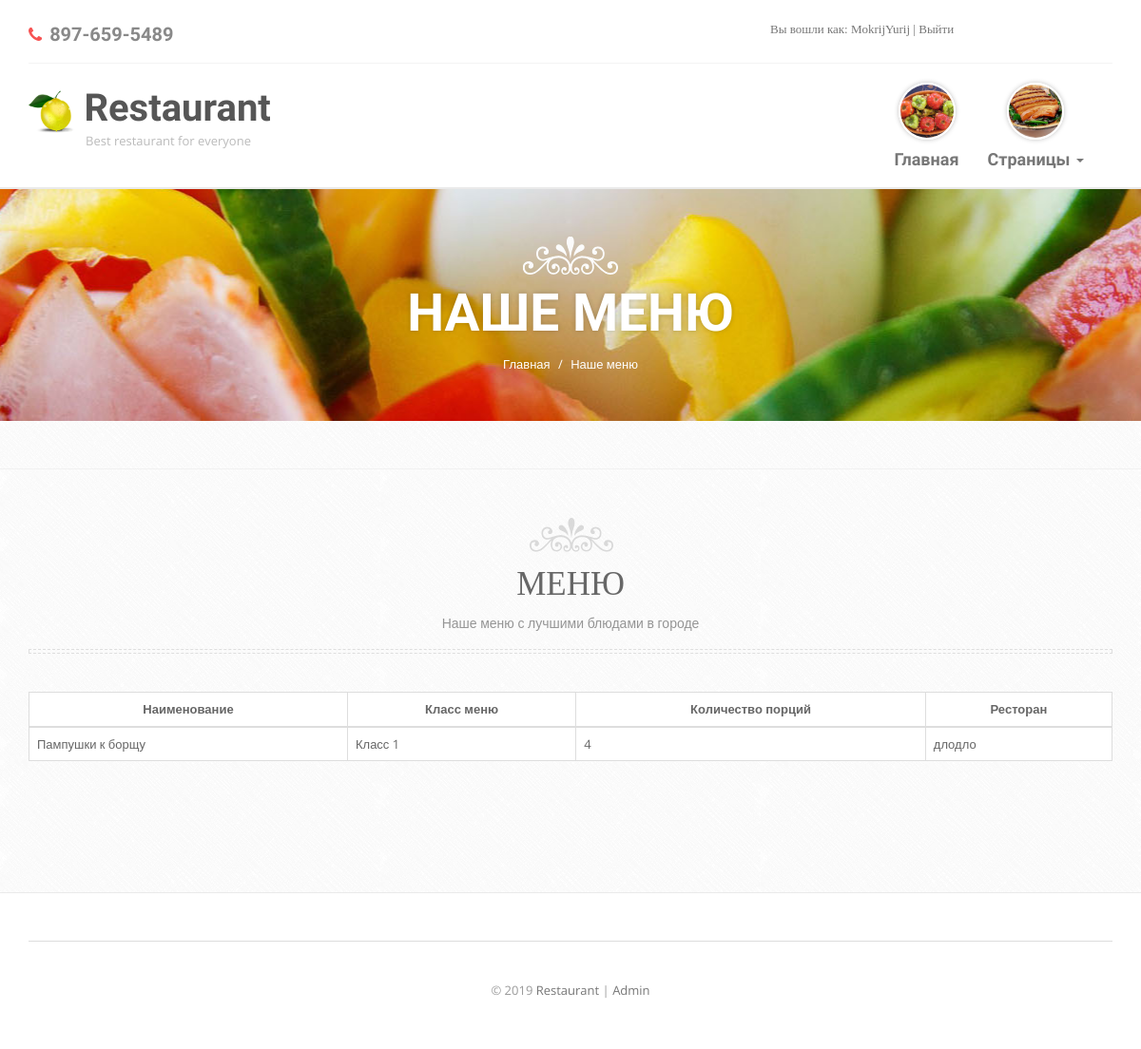
Page /menu.php (signed in) on the committed database.
### tables this page shows
CREATE TABLE `menu` (
  `id_item` int(11) NOT NULL,
  `del_title` varchar(100) DEFAULT NULL,
  `class_menu` varchar(100) DEFAULT NULL,
  `number_peace_menu` int(11) DEFAULT NULL,
  `restorans_id_restoran` int(11) NOT NULL
);

CREATE TABLE `restorans` (
  `id_restoran` int(11) NOT NULL,
  `number_phone_restoran` varchar(10) NOT NULL,
  `email` char(100) NOT NULL,
  `address` varchar(100) NOT NULL,
  `description` text DEFAULT NULL,
  `resto_title` varchar(145) NOT NULL
);

### Dbsettings.php (called while the page is built)
<?php
$host     = '127.0.0.1';
$user     = 'root';
$password = '';
$db_name  = 'restaurant';

### DB.php (called while the page is built, shortened)
<?php
class DB
{
    protected $connetion;
    public function __construct($host, $user, $password, $db_name)
    {
        $this->connetion = new mysqli($host, $user, $password, $db_name);
    }
    public function query($sql)
    {
        $result = $this->connetion->query($sql);
        if (is_bool($result)) {
            return $result;
        }
        $data = array();
        while ($row = mysqli_fetch_assoc($result)) {
            $data[] = $row;
        }
        return $data;
    }
}

### public/menu.php (the view, shortened to what this page needs)
<?php
$title = "Наше меню";
require_once('../Dbsettings.php');
require_once('../DB.php');
include_once('header.php');
?>
    <div class="banner padd">
        <div class="container">
            <img class="img-responsive" src="img/crown-white.png" alt=""/>
            <h2 class="white"><?= $title ?></h2>
            <ol class="breadcrumb">
                <li><a href="index.php">Главная</a></li>
                <li class="active"><?= $title ?></li>
            </ol>
        </div>
    </div>
    <div class="inner-page padd">
        <div class="menu padd">
            <div class="container">
                <div class="default-heading">
                    <img class="img-responsive" src="img/crown.png" alt=""/>
                    <h2>Меню</h2>
                    <p>Наше меню с лучшими блюдами в городе</p>
                    <div class="border"></div>
                </div>
                <table class="table table-bordered table-hover">
                    <thead>
                    <tr>
                        <th scope="col" class="text-center">Наименование</th>
                        <th scope="col" class="text-center">Класс меню</th>
                        <th scope="col" class="text-center">Количество порций</th>
                        <th scope="col" class="text-center">Ресторан</th>
                    </tr>
                    </thead>
                    <tbody>
                    <?php
                    try {
                    $db = new DB($host, $user, $password, $db_name);
                    $menu = $db->query("SELECT * FROM menu, restorans WHERE menu.restorans_id_restoran = restorans.id_restoran");
                    foreach ($menu as $menuitem) {
                        ?>
                        <tr>
                            <td><?php echo $menuitem["del_title"]; ?></td>
                            <td><?php echo $menuitem["class_menu"]; ?></td>
                            <td><?php echo $menuitem["number_peace_menu"]; ?></td>
                            <td><?php echo $menuitem["resto_title"]; ?></td>
                        </tr>
                    <?php }
                    ?>
                    </tbody>
                </table>
                <?php
                } catch
                (Exception $e) {
                    echo $e->getMessage() . ':(';
                }
                ?>
            </div>
        </div>
    </div>
<?php include_once('footer.php'); ?>

### public/css/less-style.css (style rules this page uses)
body { color: #666666; }
h1, h2, h3, h4, h5, h6 { color: #777777; }
a { color: #777777; }
.white { color: #ffffff !important; }

### public/css/style.css (style rules this page uses)
body { background: #fff url('../img/crossword.png') repeat; font-family: 'Open Sans', sans-serif; -webkit-font-smoothing: antialiased; }
h1,h2,h3,h4,h5,h6 { font-family: 'Droid Serif', serif; font-weight: 400; }
p { margin:0; padding:0; font-size: 14px; line-height: 23px; }
table { background: #fff; }
.padd { padding: 50px 0; }
.default-heading { margin-bottom: 40px; text-align: center; }
.default-heading img { margin: 0 auto; margin-bottom: 12px; }
.default-heading h2 { margin: 0px; margin-bottom: 10px; font-family: 'Droid Serif', serif; text-transform: uppercase; font-size: 35px; color: #676767; }
.default-heading p { max-width: 500px; margin: 0 auto; margin-bottom: 15px; font-size: 14px; line-height: 24px; color: #959595; }
.default-heading .border { margin: 0px; height: 5px; border: 1px dashed #dedede; }
.menu { border-top: 1px solid #f1f1f1; }
.banner { background: url('../img/banner.jpg') center center repeat-x; text-align: center; }
.banner img { margin: 0 auto; margin-bottom: 10px; }
.banner h2 { margin: 0; font-size: 55px; font-family: 'Open Sans Condensed', sans-serif; font-weight: 700; text-shadow: 0 0 5px rgba(0,0,0,0.2); text-transform: uppercase; }
.banner .breadcrumb { margin: 0; margin-top: 15px; padding: 0; background: transparent; }
.banner .breadcrumb li, .banner .breadcrumb li a, .banner .breadcrumb>li+li:before { color: #fff; }

### rows in the picture
menu: del_title "Пампушки к борщу", class_menu "Класс 1", number_peace_menu "4", restorans_id_restoran.resto_title "длодло"

### other values in the picture
Session::get('login') "MokrijYurij"
$title "НАШЕ МЕНЮ"
$title "Наше меню"
